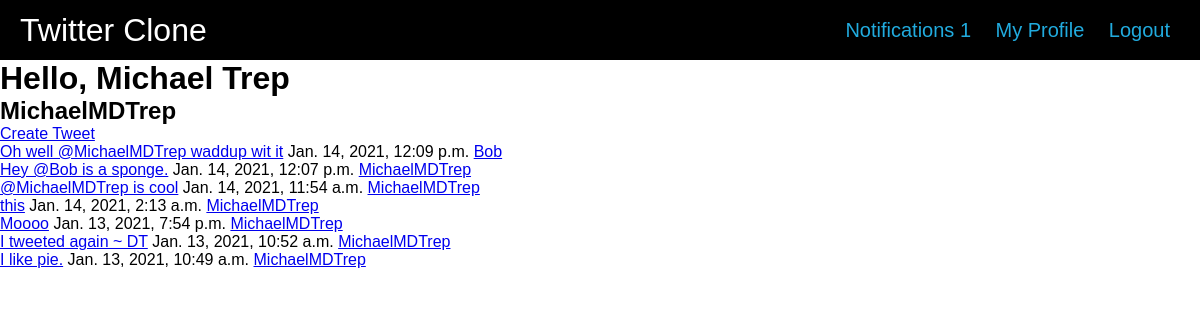
/ (signed in), run on the app's committed database.
### twitteruser/models.py (models this page shows)
class MyUser(AbstractUser):
    age = models.IntegerField(blank=True, null=True)
    first_name = models.TextField(blank=True, null=True)
    last_name = models.TextField(blank=True, null=True)
    who_im_following = models.ManyToManyField(
        "self", related_name="followers", symmetrical=False)
    @property
    def new_notifications(self):
        return self.notifications.filter(is_new=True).count()

### tweet/models.py (models this page shows, shortened)
class Tweet(models.Model):
    user = models.ForeignKey(
        MyUser, on_delete=models.CASCADE, related_name='tweets')
    text = models.CharField(max_length=140)
    created_at = models.DateTimeField(auto_now_add=True)

### tweet/views.py (the view)
# urls.py: path('', views.home, name='home'),
@login_required
def home(request):
    user = request.user
    tweets = Tweet.objects.filter(Q(user=user) | Q(
        user__in=user.who_im_following.all())).order_by('-created_at')
    return render(request, 'tweet/home.html', {'tweets': tweets})

### twitterclone/templates/tweet/home.html (shortened to what this page needs)
{% extends 'base.html' %}
{% load static %}
{% block main %}
    {% if request.user.is_authenticated %}
        <h1>Hello, {{ request.user.first_name }} {{ request.user.last_name }}</h1>
        <h2>{{ request.user.username }}</h2>
    {% endif %}
    <a href="{% url 'tweet_create' %}">Create Tweet</a>
    {% if tweets.exists %}
        <div class="tweet-list">
            {% for tweet in tweets %}
                {% include 'includes/tweet.html' with tweet=tweet %}
            {% endfor %}
        </div>
    {% else %}
        <h3>No tweets to present.</h3>
    {% endif %}
{% endblock %}

### twitterclone/templates/base.html (shortened to what this page needs)
<!DOCTYPE html>
<html>
    <head>
    </head>
    <body>
        <nav class="navbar">
            <a class="logo" href="{% url 'home' %}">Twitter Clone</a>
            <div class="nav-links">
                {% if request.user.is_authenticated %}
                    <a href="{% url 'notification_list' %}">Notifications {{ request.user.new_notifications }}</a>
                    <a href="{% url 'user_profile' request.user.id %}">My Profile</a>
                    <a href="/logout/">Logout</a>
                {% else %}
                    <a href="/sign_up/">Sign Up</a>
                    <a href="/login/">Login</a>
                {% endif %}
            </div>
        </nav>
        <main>
            {% block main %}{% endblock %}
        </main>
    </body>
</html>

### twitterclone/templates/includes/tweet.html (shortened to what this page needs)
{% load static %}
<div class="tweet">
    <a  href="{% url 'tweet_detail' tweet.id %}">{{ tweet.text }}</a>
    {{ tweet.created_at }}
    <a href="{% url 'user_profile' tweet.user.id %}">{{ tweet.user }}</a>
</div>

### twitterclone/templates/base.html (style rules this page uses)
* { padding: 0; margin: 0; box-sizing: border-box; }
body { font-family: Arial; }
.navbar { background: black; display: flex; justify-content: space-between; align-items: center; height: 60px; padding: 0 20px; }
.navbar .logo { color: white; font-size: 32px; text-decoration: none; }
.navbar .nav-links a { color: #21abde; font-size: 20px; text-decoration: none; padding: 10px; transition: .2s ease; }

### data on the page
MyUser: user.new_notifications "1", user.first_name "Michael", user.last_name "Trep", user.username "MichaelMDTrep"
Tweet: text "Oh well @MichaelMDTrep waddup wit it", created_at "Jan. 14, 2021, 12:09 p.m.", user "Bob"
Tweet: text "Hey @Bob is a sponge.", created_at "Jan. 14, 2021, 12:07 p.m.", user "MichaelMDTrep"
Tweet: text "@MichaelMDTrep is cool", created_at "Jan. 14, 2021, 11:54 a.m.", user "MichaelMDTrep"
Tweet: text "this", created_at "Jan. 14, 2021, 2:13 a.m.", user "MichaelMDTrep"
Tweet: text "Moooo", created_at "Jan. 13, 2021, 7:54 p.m.", user "MichaelMDTrep"
Tweet: text "I tweeted again ~ DT", created_at "Jan. 13, 2021, 10:52 a.m.", user "MichaelMDTrep"
Tweet: text "I like pie.", created_at "Jan. 13, 2021, 10:49 a.m.", user "MichaelMDTrep"
